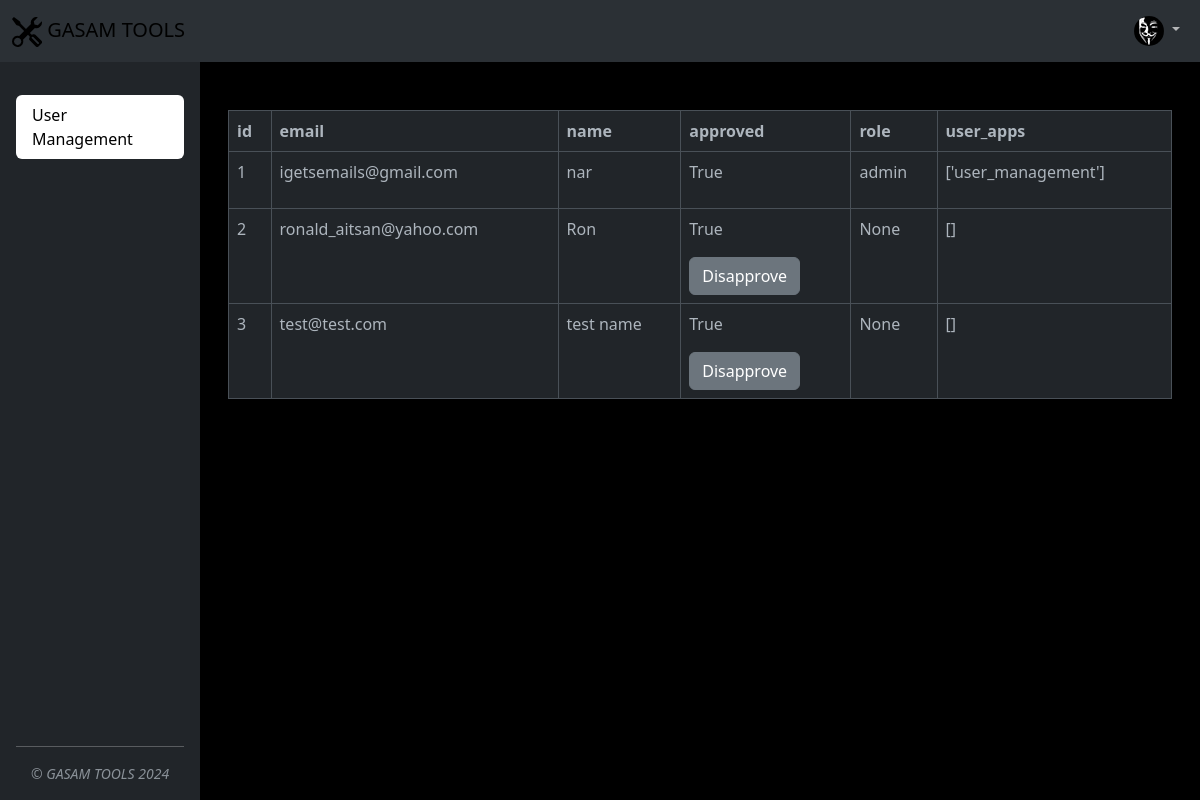
The app's page /app/user_management (signed in), older data.
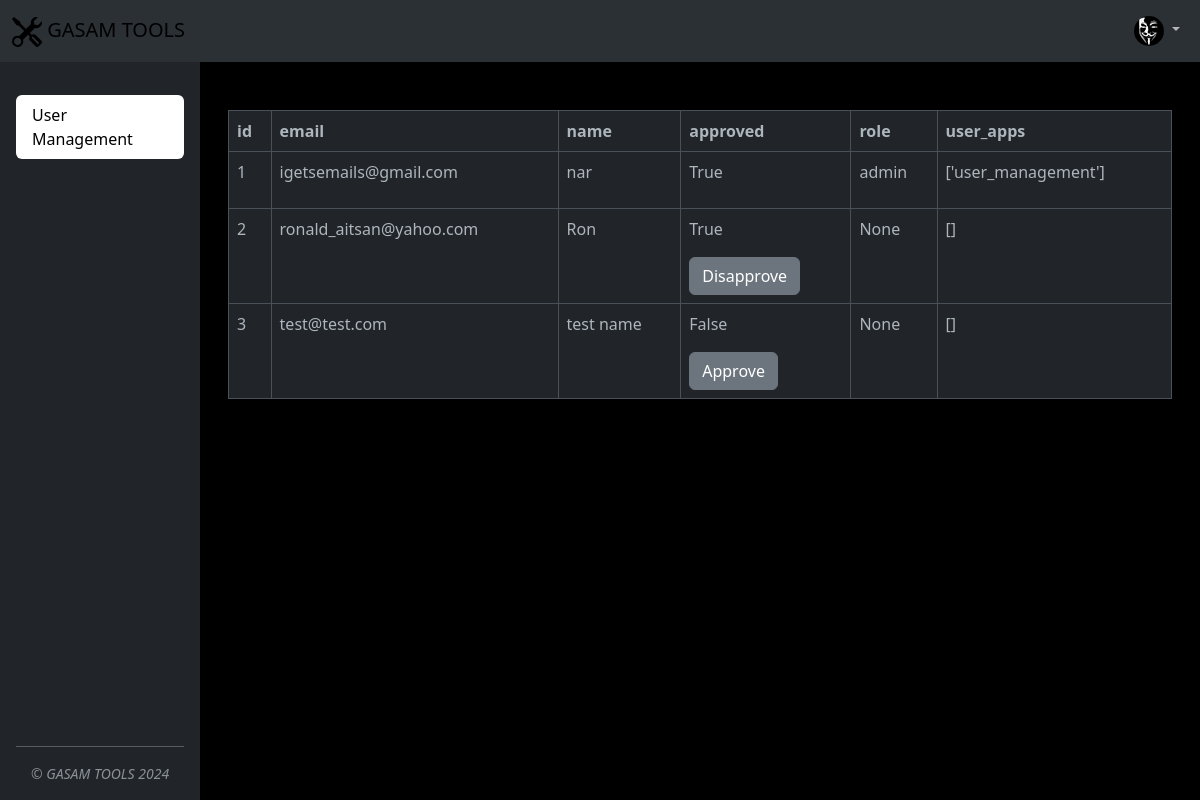
The same page, newer data.
### main.py (models this page shows)
class GasamApp(db.Model):
    __tablename__ = "gasam_apps"
    id: Mapped[int] = mapped_column(Integer, primary_key=True)
    title: Mapped[str] = mapped_column(String(250), unique=True, nullable=False)
    subtitle: Mapped[str] = mapped_column(String(250))
    app_url: Mapped[str] = mapped_column(String(250), unique=True)
    users = relationship("User", secondary=user_app_association, back_populates="apps")

class User(UserMixin, db.Model):
    __tablename__ = "users"
    id: Mapped[int] = mapped_column(Integer, primary_key=True)
    email: Mapped[str] = mapped_column(String(100), unique=True)
    password: Mapped[str] = mapped_column(String(100), nullable=False)
    name: Mapped[str] = mapped_column(String(1000), nullable=False)
    role: Mapped[str] = mapped_column(String(1000), nullable=True)
    approved: Mapped[bool] = mapped_column(Boolean, nullable=False)
    apps = relationship("GasamApp", secondary=user_app_association, back_populates="users")

### main.py (the view)
@app.route("/app/<app_name>", methods=["GET", "POST"])
@login_required
def access_app(app_name):
    if request.method == "POST":
        returned_data = request.form
    else:
        returned_data = False
    html_file_path = os.path.join('apps', app_name, f'{app_name}.html')
    with open(html_file_path, 'r') as file:
        html_content = file.read()
    try:
        module_name = f"apps.{app_name}.{app_name}"
        app_manager = importlib.import_module(module_name)
    except ImportError:
        return f"Error: No {app_name}.py found for {app_name}", 404
    if hasattr(app_manager, 'app_logic'):
        app_data = app_manager.app_logic(current_user, db, User, GasamApp, returned_data)
    else:
        app_data = {}
    if current_user.approved:
        rendered_html_content = render_template_string(html_content, app_data=app_data)
        return render_template("app.html",
                               app_html=rendered_html_content,
                               user_apps=current_user.apps,
                               app_name=app_name)
    else:
        return redirect(url_for('home'))

### apps/user_management/user_management.py (called while the page is built, shortened)
def app_logic(current_user, db, User, GasamApp, returned_data):
    users = User.query.all()
    users_data = [{'id': user.id,
                   'email': user.email,
                   'name': user.name,
                   'approved': user.approved,
                   'role': user.role,
                   'user_apps': [app.app_url for app in user.apps]} for user in users]
    return users_data

### main.py (called while the page is built)
@login_manager.user_loader
def load_user(user_id):
    return session.get(User, int(user_id))

### templates/app.html (shortened to what this page needs)
{% include "header.html" %}
{% extends "base.html" %}
    {% block content %}
    {{ app_html | safe }}
{% endblock %}

### templates/header.html (shortened to what this page needs)
<!DOCTYPE html>
<html lang="en" data-bs-theme="dark">
    <head>
      <link rel="stylesheet" href="https://cdnjs.cloudflare.com/ajax/libs/font-awesome/6.0.0-beta3/css/all.min.css">
      <link href="https://cdn.jsdelivr.net/npm/bootstrap@5.3.0-alpha2/dist/css/bootstrap.min.css" rel="stylesheet"
>
      <link
          rel="stylesheet"
          href="{{ url_for('static', filename='css/styles.css')}}"
      />
    </head>
    <header class="mb-auto" >
      <nav class="navbar bg-body-tertiary fixed-top navbar-expand-lg">
    <div class="container-fluid">
        {% if not current_user.is_authenticated %}
        <a class="navbar-brand gasam-brand" href="{{ url_for('login') }}">
            <img height="30px" src="{{ url_for('static', filename='images/tools.svg')}}"/> GASAM TOOLS
        </a>
        {% else %}
        <a class="navbar-brand gasam-brand" href="{{ url_for('home') }}">
            <img height="30px" src="{{ url_for('static', filename='images/tools.svg')}}"/> GASAM TOOLS
        </a>
        {% endif %}
        <div class="collapse navbar-collapse" id="navbarNav">
            <ul class="navbar-nav ms-auto">
                {% if current_user.is_authenticated %}
                <li class="nav-item dropdown">
                    <a class="nav-link dropdown-toggle" href="#" id="navbarDropdown" role="button" data-bs-toggle="dropdown" aria-expanded="false">
                      <img src="{{ url_for('static', filename='images/profile_pic.png')}}" alt="Profile" class="rounded-circle" width="30" height="30">
                    </a>
                </li>
                {% endif %}
            </ul>
        </div>
    </div>
</nav>
    </header>
<body class="d-flex align-items-center py-4 bg-body-tertiary">

### templates/base.html (shortened to what this page needs)
<div class="d-flex gasam-main-container">
  <div class="d-flex flex-column flex-shrink-0 p-3 text-bg-dark sidebar" style="width: 200px;">
    <ul class="nav nav-pills flex-column mb-auto gasam-sidebar">
      {% for app in user_apps %}
      <li class="nav-item">
        <a href="{{url_for('access_app', app_name=app.app_url) }}"
           class="nav-link text-white {% if app_name and app_name==app.app_url: %} active {% endif %}"
           aria-current="page"
           id="{{ app.app_url }}">
          <p class="gasam-app-name" title="{{ app.subtitle }}">{{ app.title }}</p>
        </a>
      </li>
      {% endfor %}
    </ul>
    <hr>
    <div class="small text-center text-muted fst-italic">&copy; GASAM TOOLS <span id="gasam-footer-year"></span></div>
  </div>
  <div class="flex-grow-1 p-3 content d-flex flex-column gasam-main-window">
    {% block content %} {% endblock %}
  </div>
</div>

### templates/footer.html (shortened to what this page needs)
  </body>
</html>

### static/css/styles.css (style rules this page uses)
html, body { height: 100%; }
.sidebar { height: 100vh; overflow-y: auto; }
.gasam-sidebar { padding-top: 46px }
.gasam-brand { color: #000; }
.nav-link.active { background-color: #fff !important; color: #000 !important; }
.gasam-main-container { width: 100% }
.gasam-main-window { background-color: #000; width: calc(100% - 200px); margin-top: 46px; }
.gasam-app-name { margin: 0; }

Row changes from the older to the newer data that the page shows:
changed User: name "…3 test@test.com test name True Disapprove None []" → "…3 test@test.com test name False Approve None []"
